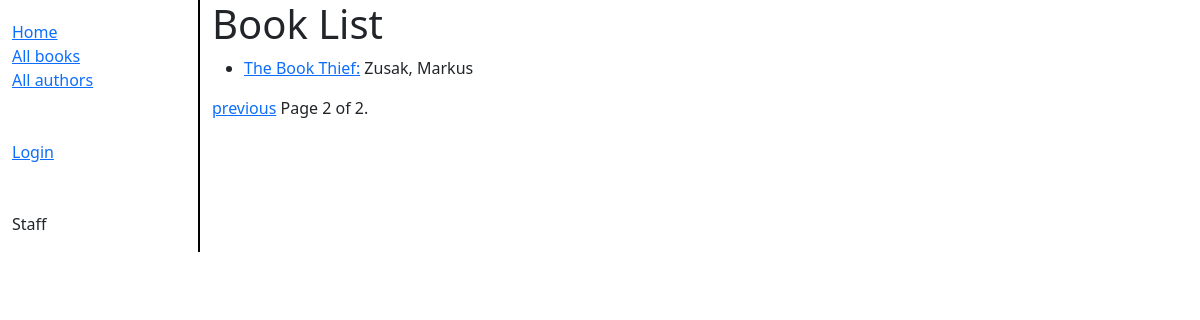
Page /catalog/books/?page=2 on the earlier database version.
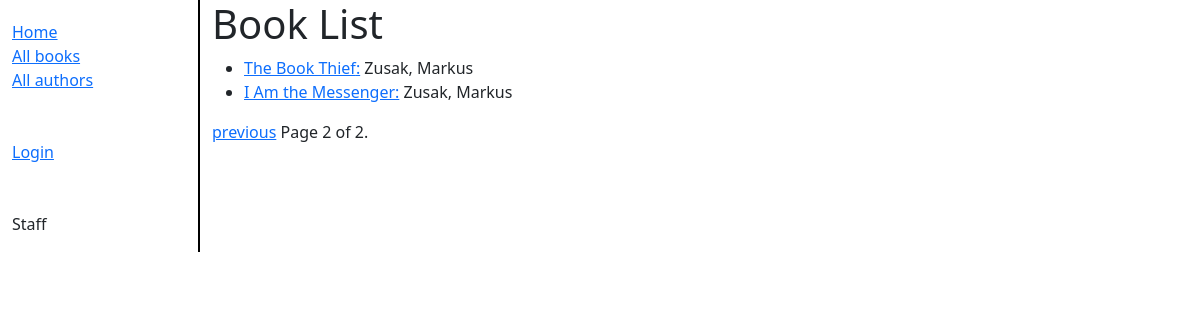
Same page on the later database version.
### catalog/models.py (models this page shows, shortened)
class Book(models.Model):
    title = models.CharField(max_length=200)
    author = models.ForeignKey("Author", on_delete=models.SET_NULL, null=True)
    summary = models.TextField(max_length=1000, help_text="Enter a brief description of the book")
    isbn = models.CharField("ISBN", max_length=13, unique=True, help_text='13 Character <a href="https://www.isbn-international.org/content/what-isbn">ISBN number</a>')
    genre = models.ManyToManyField(Genre, help_text="Select a genre for this book")
    language = models.ForeignKey("Language", on_delete=models.SET_NULL, null=True)
    def get_absolute_url(self):
        return reverse("book-detail", args=[str(self.id)])

class Author(models.Model):
    first_name = models.CharField(max_length=100)
    last_name = models.CharField(max_length=100)
    date_of_birth = models.DateField(null=True, blank=True)
    date_of_death = models.DateField("Died", null=True, blank=True)
    class Meta:
        ordering = ["last_name", "first_name"]
    def __str__(self):
        return f"{self.last_name}, {self.first_name}"

### catalog/views.py (the view)
# urls.py: path('books/', views.BookListView.as_view(), name='books'),
class BookListView(generic.ListView):
    model = Book
    paginate_by = 2

### catalog/templates/catalog/book_list.html
{% extends "base_generic.html" %}
{% block content %}
    <h1>Book List</h1>
    {% if book_list %}
    <ul>
        {% for book in book_list %}
            <li><a href="{{book.get_absolute_url}}">{{book.title}}:</a>&nbsp;{{book.author}}</li>
        {% endfor %}
    </ul>
    {% else %}
        <p>There are no books in  the library</p>
    {% endif %}
{% endblock %}

Differences in the rows shown:
added Book: title "I Am the Messenger", author "Zusak, Markus"
